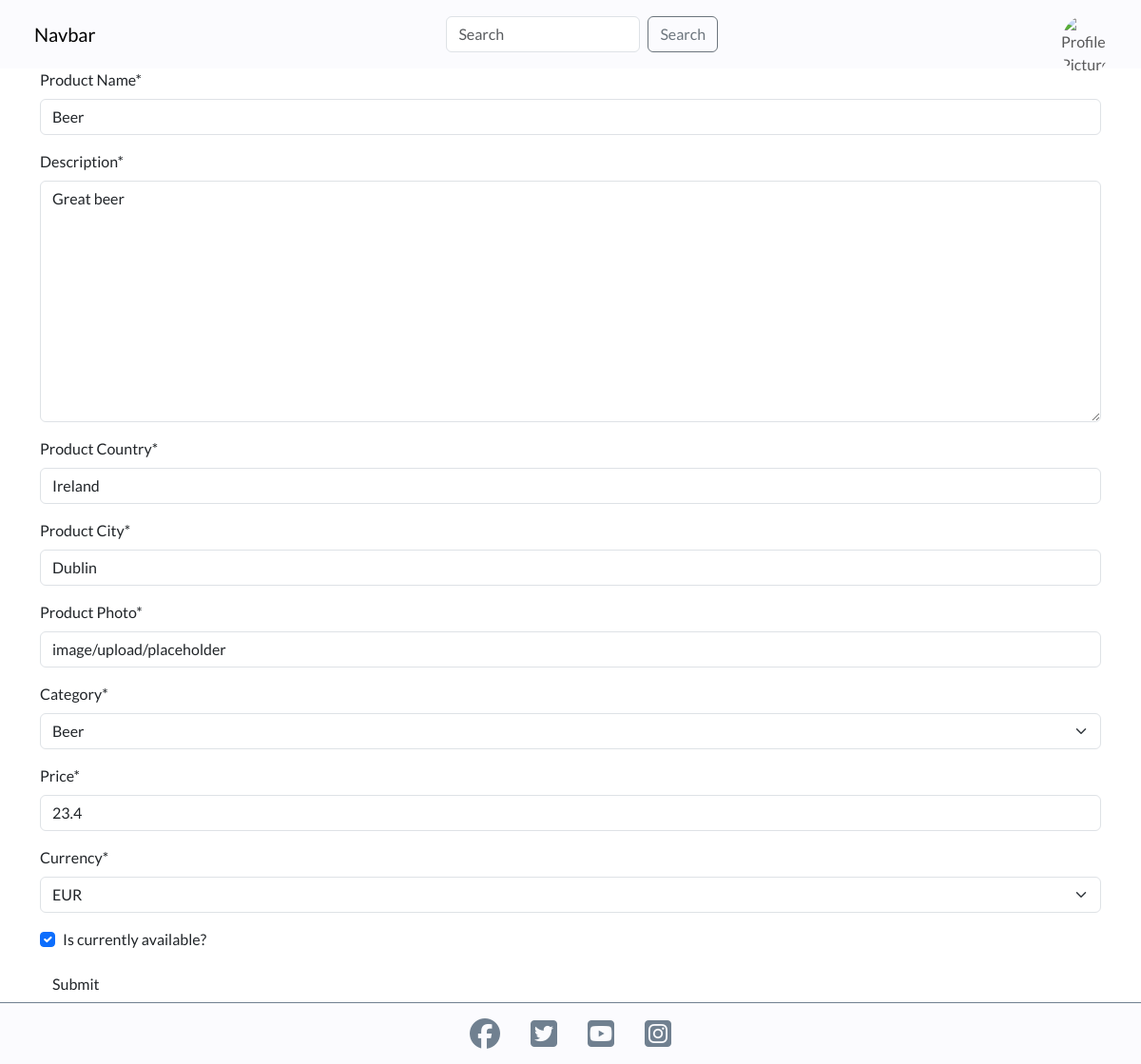
Screenshot of /products/edit/beer/14/ (signed in) with the database file from the repository.
### products/models.py (models this page shows, shortened)
class Product(models.Model):
    user = models.ForeignKey(
        User,
        on_delete=models.CASCADE,
        related_name="producer"
        )
    title = models.CharField(max_length=150, null=False, blank=False)
    description = models.TextField(null=False, blank=False)
    country = models.CharField(max_length=200)
    city = models.CharField(max_length=200)
    created_date = models.DateTimeField(auto_now_add=True)
    updated_date = models.DateTimeField(auto_now=True)
    image = CloudinaryField('image', default='placeholder')
    category = models.CharField(
        max_length=50,
        choices=CATEGORIES,
        default="other"
        )
    price = models.FloatField()
    currency = models.CharField(
        max_length=10,
        choices=CURRENCIES,
        default="eur"
        )
    available = models.BooleanField()
    slug = models.SlugField(max_length=200)
    favorited_by = models.ManyToManyField(User, related_name='favorites')
    class Meta:
        ordering = ['-updated_date']

### products/views.py (the view, shortened to what this page needs)
class EditProduct(LoginRequiredMixin, UserPassesTestMixin, generic.UpdateView):
    template_name = 'products/add_product.html'
    form_class = ProductForm
    model = Product
    def test_func(self):
        return self.request.user == self.get_object().user

### products/forms.py
class ProductForm(forms.ModelForm):
    class Meta:
        model = Product
        fields = [
            'title',
            'description',
            'country',
            'city',
            'image',
            'category',
            'price',
            'currency',
            'available'
        ]
        labels = {
            'title': 'Product Name',
            'description': 'Description',
            'country': 'Product Country',
            'city': 'Product City',
            'image': 'Product Photo',
            'category': 'Category',
            'price': 'Price',
            'currency': 'Currency',
            'available': 'Is currently available?'
        }

### products/templates/products/add_product.html (shortened to what this page needs)
{% extends 'base.html' %}
{% block content %}
    <div class="container">
        <form method="POST" enctype="multipart/form-data">
            {{ form | crispy }}
            <input type="submit" value="Submit" class="btn">
        </form>
    </div>
{% endblock %}

### static/css/base.css (style rules this page uses)
:root { --title: 'Montserrat', sans-serif; --body: 'Lato', sans-serif; --spring-green: rgb(41,122,76); --russet: rgb(139,69,19); --lavender: rgb(216,212,242); --off-lavender: rgba(216,212,242,0.1); --cocoa-brown: rgb(210,105,30); --azure: rgb(0,127,255); --slate-gray: rgb(112, 128, 144); --cloud-white: rgb(255, 255, 255); --beige: rgb(245, 245, 220); --box-shadow-small-lavender: 0px 0px 6px -1px rgb(216,212,242); }
html, body { height: 100%; }
body { display: flex; flex-direction: column; font-family: var(--body); }

### rows the page displays
Product: title "Beer", description "Great beer", country "Ireland", city "Dublin", image "image/upload/placeholder", category "Beer", price "23.4", currency "EUR", available "☑"
